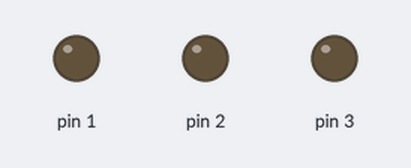
A sketch run on a simulated Arduino Uno, built with avr-gcc and run on an emulated ATmega328P. Shown: output pins drawn as LEDs (lit = HIGH).

Above: at 0.1 s.
At 0.3 s:
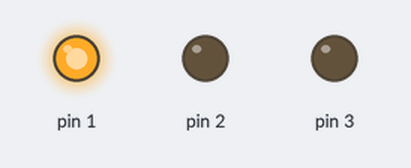
At 0.9 s:
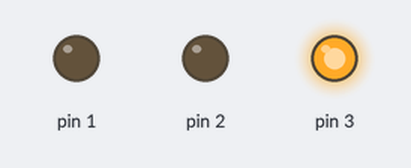
At 1.3 s:
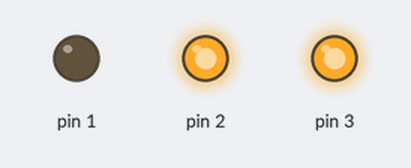
At 2.1 s:
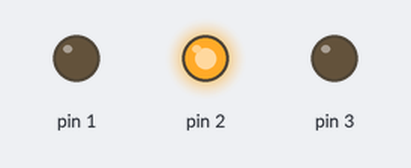
At 3.1 s:
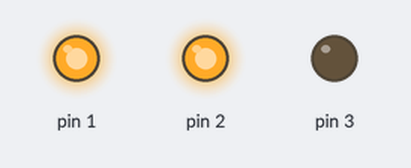
Timing chart, 0 to 3.4 s (numbered marks = the images above):
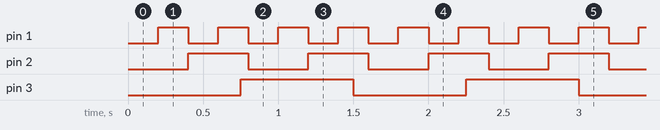

The sketch:

3LED_Blink_OOP.ino
```cpp
class LED //The LED class
{
  //Member variables
  int pin; //The pin, the LED is connected to
  long interval; //The switching interval
  unsigned long previousMillis; //The system time at which the LED was last switched.

//The constructor
public:
LED(int pinP,long intervalP){ //The required parameters to create a
                              //new object of class LED

  //Allocation and initialization of variables
  pin = pinP;
  interval = intervalP;
  pinMode(pin,OUTPUT);
  previousMillis = 0;
  }

//The method to check if enough time has passed for switching the LED
void blinking()  {
    unsigned long currentMillis = millis();

    if(currentMillis - previousMillis >= interval)
    {
      previousMillis = currentMillis;
      digitalWrite(pin, !digitalRead(pin));
    }
  }

};

//Create three LED objects
LED led1(2,400);
LED led2(3,750);
LED led3(1,200);

void setup() {
}

void loop()
{
  led1.blinking();
  led2.blinking();
  led3.blinking();
}
```

Measured:
- by itself, pin 1: alternates HIGH for 0.20 s and LOW for 0.20 s
- by itself, pin 2: alternates HIGH for 0.40 s and LOW for 0.40 s
- by itself, pin 3: alternates HIGH for 0.75 s and LOW for 0.75 s
